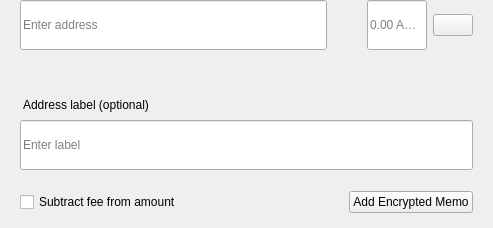
<?xml version="1.0" encoding="UTF-8"?>
<ui version="4.0">
 <class>SendMultiRow</class>
 <widget class="QWidget" name="SendMultiRow">
  <property name="geometry">
   <rect>
    <x>0</x>
    <y>0</y>
    <width>493</width>
    <height>228</height>
   </rect>
  </property>
  <property name="minimumSize">
   <size>
    <width>0</width>
    <height>0</height>
   </size>
  </property>
  <property name="maximumSize">
   <size>
    <width>16777215</width>
    <height>16777215</height>
   </size>
  </property>
  <property name="windowTitle">
   <string notr="true">N/A</string>
  </property>
  <layout class="QVBoxLayout" name="verticalLayout_3">
   <property name="spacing">
    <number>0</number>
   </property>
   <property name="leftMargin">
    <number>0</number>
   </property>
   <property name="topMargin">
    <number>0</number>
   </property>
   <property name="rightMargin">
    <number>20</number>
   </property>
   <property name="bottomMargin">
    <number>5</number>
   </property>
   <item alignment="Qt::AlignTop">
    <widget class="QWidget" name="widget" native="true">
     <property name="sizePolicy">
      <sizepolicy hsizetype="Expanding" vsizetype="Maximum">
       <horstretch>0</horstretch>
       <verstretch>0</verstretch>
      </sizepolicy>
     </property>
     <property name="minimumSize">
      <size>
       <width>0</width>
       <height>60</height>
      </size>
     </property>
     <property name="maximumSize">
      <size>
       <width>16777215</width>
       <height>85</height>
      </size>
     </property>
     <layout class="QHBoxLayout" name="horizontalLayout" stretch="6,0,2">
      <property name="spacing">
       <number>0</number>
      </property>
      <property name="leftMargin">
       <number>8</number>
      </property>
      <property name="topMargin">
       <number>0</number>
      </property>
      <property name="rightMargin">
       <number>0</number>
      </property>
      <property name="bottomMargin">
       <number>0</number>
      </property>
      <item alignment="Qt::AlignTop">
       <widget class="QStackedWidget" name="stackedAddress">
        <property name="minimumSize">
         <size>
          <width>0</width>
          <height>50</height>
         </size>
        </property>
        <property name="maximumSize">
         <size>
          <width>16777215</width>
          <height>50</height>
         </size>
        </property>
        <widget class="QWidget" name="page_4">
         <property name="sizePolicy">
          <sizepolicy hsizetype="Expanding" vsizetype="Preferred">
           <horstretch>0</horstretch>
           <verstretch>0</verstretch>
          </sizepolicy>
         </property>
         <property name="minimumSize">
          <size>
           <width>0</width>
           <height>50</height>
          </size>
         </property>
         <property name="maximumSize">
          <size>
           <width>16777215</width>
           <height>55</height>
          </size>
         </property>
         <layout class="QVBoxLayout" name="verticalLayout_7">
          <property name="spacing">
           <number>0</number>
          </property>
          <property name="leftMargin">
           <number>12</number>
          </property>
          <property name="topMargin">
           <number>0</number>
          </property>
          <property name="rightMargin">
           <number>0</number>
          </property>
          <property name="bottomMargin">
           <number>0</number>
          </property>
          <item>
           <widget class="QLineEdit" name="lineEditAddress">
            <property name="minimumSize">
             <size>
              <width>0</width>
              <height>50</height>
             </size>
            </property>
            <property name="maximumSize">
             <size>
              <width>16777215</width>
              <height>50</height>
             </size>
            </property>
            <property name="placeholderText">
             <string>Enter address</string>
            </property>
           </widget>
          </item>
         </layout>
        </widget>
        <widget class="QWidget" name="page_3"/>
       </widget>
      </item>
      <item>
       <spacer name="horizontalSpacer_3">
        <property name="orientation">
         <enum>Qt::Horizontal</enum>
        </property>
        <property name="sizeType">
         <enum>QSizePolicy::Fixed</enum>
        </property>
        <property name="sizeHint" stdset="0">
         <size>
          <width>40</width>
          <height>20</height>
         </size>
        </property>
       </spacer>
      </item>
      <item>
       <layout class="QHBoxLayout" name="horizontalLayout_2">
        <property name="spacing">
         <number>6</number>
        </property>
        <item alignment="Qt::AlignTop">
         <widget class="QLineEdit" name="lineEditAmount">
          <property name="sizePolicy">
           <sizepolicy hsizetype="Expanding" vsizetype="Preferred">
            <horstretch>0</horstretch>
            <verstretch>0</verstretch>
           </sizepolicy>
          </property>
          <property name="minimumSize">
           <size>
            <width>0</width>
            <height>50</height>
           </size>
          </property>
          <property name="maximumSize">
           <size>
            <width>16777215</width>
            <height>50</height>
           </size>
          </property>
          <property name="maxLength">
           <number>17</number>
          </property>
          <property name="alignment">
           <set>Qt::AlignLeading|Qt::AlignLeft|Qt::AlignVCenter</set>
          </property>
          <property name="placeholderText">
           <string notr="true">0.00 ADON</string>
          </property>
         </widget>
        </item>
        <item>
         <layout class="QVBoxLayout" name="verticalLayout">
          <property name="topMargin">
           <number>14</number>
          </property>
          <property name="bottomMargin">
           <number>0</number>
          </property>
          <item alignment="Qt::AlignTop">
           <widget class="QPushButton" name="btnMenu">
            <property name="minimumSize">
             <size>
              <width>0</width>
              <height>0</height>
             </size>
            </property>
            <property name="maximumSize">
             <size>
              <width>16777215</width>
              <height>16777215</height>
             </size>
            </property>
            <property name="focusPolicy">
             <enum>Qt::NoFocus</enum>
            </property>
            <property name="text">
             <string/>
            </property>
           </widget>
          </item>
         </layout>
        </item>
       </layout>
      </item>
     </layout>
    </widget>
   </item>
   <item>
    <widget class="QWidget" name="layoutLabel" native="true">
     <property name="minimumSize">
      <size>
       <width>0</width>
       <height>0</height>
      </size>
     </property>
     <property name="maximumSize">
      <size>
       <width>16777215</width>
       <height>16777215</height>
      </size>
     </property>
     <layout class="QVBoxLayout" name="verticalLayout_9">
      <property name="spacing">
       <number>6</number>
      </property>
      <property name="leftMargin">
       <number>20</number>
      </property>
      <property name="topMargin">
       <number>0</number>
      </property>
      <property name="rightMargin">
       <number>0</number>
      </property>
      <property name="bottomMargin">
       <number>10</number>
      </property>
      <item>
       <spacer name="verticalSpacer">
        <property name="orientation">
         <enum>Qt::Vertical</enum>
        </property>
        <property name="sizeType">
         <enum>QSizePolicy::Fixed</enum>
        </property>
        <property name="sizeHint" stdset="0">
         <size>
          <width>20</width>
          <height>20</height>
         </size>
        </property>
       </spacer>
      </item>
      <item>
       <widget class="QLabel" name="labelSubtitleDescription">
        <property name="styleSheet">
         <string notr="true">margin-bottom:2px;
margin-left:0.05px;
padding:0px;</string>
        </property>
        <property name="text">
         <string>Address label (optional)</string>
        </property>
       </widget>
      </item>
      <item>
       <widget class="QLineEdit" name="lineEditDescription">
        <property name="minimumSize">
         <size>
          <width>0</width>
          <height>50</height>
         </size>
        </property>
        <property name="maximumSize">
         <size>
          <width>16777215</width>
          <height>50</height>
         </size>
        </property>
        <property name="placeholderText">
         <string>Enter label</string>
        </property>
       </widget>
      </item>
      <item>
       <spacer name="verticalSpacer_2">
        <property name="orientation">
         <enum>Qt::Vertical</enum>
        </property>
        <property name="sizeType">
         <enum>QSizePolicy::Fixed</enum>
        </property>
        <property name="sizeHint" stdset="0">
         <size>
          <width>20</width>
          <height>15</height>
         </size>
        </property>
       </spacer>
      </item>
      <item>
       <widget class="QWidget" name="containerMemo" native="true">
        <layout class="QHBoxLayout" name="horizontalLayout_5">
         <property name="leftMargin">
          <number>0</number>
         </property>
         <property name="topMargin">
          <number>0</number>
         </property>
         <property name="rightMargin">
          <number>0</number>
         </property>
         <property name="bottomMargin">
          <number>0</number>
         </property>
         <item>
          <widget class="QCheckBox" name="checkboxSubtractFeeFromAmount">
           <property name="toolTip">
            <string>The fee will be deducted from the amount being sent. The recipient will receive less ADON than you enter in the amount field. If multiple recipients are selected, the fee is split equally.</string>
           </property>
           <property name="text">
            <string>Subtract fee from amount</string>
           </property>
          </widget>
         </item>
         <item>
          <spacer name="horizontalSpacer">
           <property name="orientation">
            <enum>Qt::Horizontal</enum>
           </property>
           <property name="sizeHint" stdset="0">
            <size>
             <width>40</width>
             <height>20</height>
            </size>
           </property>
          </spacer>
         </item>
         <item>
          <widget class="QPushButton" name="btnAddMemo">
           <property name="text">
            <string notr="true">Add Encrypted Memo</string>
           </property>
          </widget>
         </item>
        </layout>
       </widget>
      </item>
     </layout>
    </widget>
   </item>
  </layout>
 </widget>
 <resources/>
 <connections/>
</ui>
